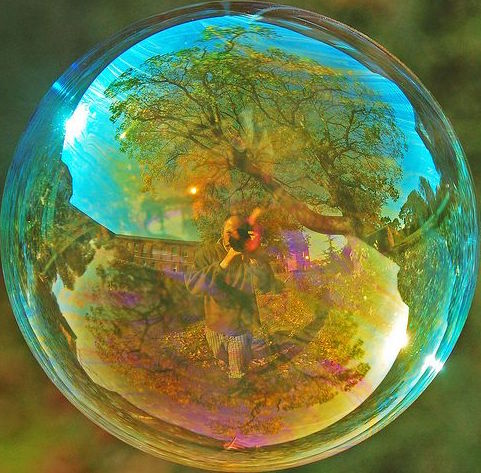
#> input picture bubble.jpg, 481 x 473 px
$ python tracker_shitty.py ../bubble.jpg   (Python 2 division)
#> lines starting #> are read from the running program, lines starting #| are printed output that depends on the picture; long printed decimals are rounded
from __future__ import division
from PIL import Image
import numpy as np
import matplotlib.pyplot as p
from math import pi, cos, sin, sqrt
from scipy.optimize import fmin_bfgs
import matplotlib.cm as cm
from matplotlib.colors import Normalize
import sys
from scipy.signal import gaussian
import scipy.io
import matplotlib

EPS = 1e-10

learnRate = 1e-4

def isWhite(rgb):
    if rgb[0] == 255:
        if rgb[1] == 255:
            if rgb[2] == 255:
                return True

    return False

def findGreatestContiguousNonWhite(row):
    widthOfContig = 0
    widestContig = 0
    startIndex = None
    widestContigStartIndex = None

    for i, color in enumerate(row):
        if isWhite(color):
            widthOfContig = 0
            startIndex = None
        else:
            if startIndex == None:
                startIndex = i

            widthOfContig += 1
            if widthOfContig > widestContig:
                widestContig = widthOfContig
                widestContigStartIndex = startIndex

    return widestContigStartIndex, widestContig

def extractWidthsAndCenters(imgArray):

    centers = []
    widths = []

    for row in arr:
        startIndex, width = findGreatestContiguousNonWhite(row)

    # hack for crappily-filled-in images
        if startIndex == None:
            if len(centers) == 0:
                centers.append(-1)
                widths.append(-1)
            else:
                centers.append(centers[-1])
                widths.append(widths[-1])

        else:
            centers.append(startIndex + width/2)
            widths.append(width)

    # hack for crappily-filled-in images
    for i in range(len(centers)-1, -1, -1):
        if centers[i] == -1:
            centers[i] = centers[i+1]
            widths[i] = width[i+1]

        if widths[i] < 10:
            widths[i] = 10

    return centers, widths
# [6 lines of commented-out code are left out]

def widthToR(width):
    return 1./width

def centerToTheta(center):
    return center/imageWidth*pi/2

def average(l):
    return sum(l)/len(l)

# [22 lines left out: function computeAverageSpeed, not called in this run]

IMAGE_NAME = sys.argv[1]

img = Image.open(IMAGE_NAME)
#> img is the input picture: PIL image 481x473 RGB; mean R, G, B 110, 124.9, 72.6
arr = np.array(img)

imageHeight = arr.shape[0]
#> imageHeight = 473
imageWidth = arr.shape[1]
#> imageWidth = 481

centers, widths = extractWidthsAndCenters(IMAGE_NAME)
#> after the loop in extractWidthsAndCenters, `for row in arr:`: centers = 473 values, max 240.5 at index 0, min 197 at index 344, mean 239.4; widths = 473 values, max 481 at index 0, min 394 at index 344, mean 478.9
#> the loop in extractWidthsAndCenters, `for i in range(len(centers)-1, -1, -1):` made 473 passes
#> i on passes 1 to 3: 472, 471, 470

#x0 = np.array([centerToTheta(i) for i in centers] + \
#    [widthToR(i) for i in widths])

#x0 = np.array([pi/4]*imageHeight + [0.1]*imageHeight)

def computeAverageForwardAngularVelocity(listOfCenters):
    speedList = [listOfCenters[i+1] - listOfCenters[i] for i in \
        range(len(listOfCenters)-1)]

    forwardSpeedList = []
    for speed in speedList:
        if speed > 0:
            forwardSpeedList.append(speed)

    return average(forwardSpeedList)

def computeAverageBackwardAngularVelocity(listOfCenters):
    speedList = [listOfCenters[i+1] - listOfCenters[i] for i in \
        range(len(listOfCenters)-1)]

    backwardSpeedList = []
    for speed in speedList:
        if speed < 0:
            backwardSpeedList.append(-speed)

    return average(backwardSpeedList)

forwardSpeed = computeAverageForwardAngularVelocity(centers)
#> in computeAverageForwardAngularVelocity, `speedList = [listOfCenters[i+1] - listOfCenters[i] for i in \ range(le..`: speedList = 472 values, max 43.5 at index 344, min -43.5 at index 347, mean 0
#> after the loop in computeAverageForwardAngularVelocity, `for speed in speedList:`: forwardSpeedList = [40.5, 43, 43.5, 43.5, 28]
#> forwardSpeed = 39.7
backwardSpeed = computeAverageBackwardAngularVelocity(centers)
#> after the loop in computeAverageBackwardAngularVelocity, `for speed in speedList:`: backwardSpeedList = [40.5, 43, 43, 0.5, 43.5, 28]
#> backwardSpeed = 33.08

if forwardSpeed > backwardSpeed:
    fastestSpeed = "forward"
else:
    fastestSpeed = "backward"

if True:

    factorOfR = forwardSpeed / backwardSpeed
#> factorOfR = 1.2


    forwardR = 1.
    backwardR = 1./factorOfR
#> backwardR = 0.833
    #totalSpeed = 1. # the most magical of magic numbers!


    listOfR = []

    def speedToRConversion(speed):
        print forwardSpeed, backwardSpeed
        forwardRatio = (speed+backwardSpeed)/(forwardSpeed+backwardSpeed)
        print forwardRatio

        return forwardRatio * forwardR + (1-forwardRatio) * backwardR

    gaussianFilteredCenters = np.convolve(np.array(centers), gaussian(20, 10))
#> gaussianFilteredCenters = 492 values, max 4116.8 at index 19, min 153.2 at index 0, mean 3940.4
    speedListFromSmoothCenters = [gaussianFilteredCenters[i+1]- \
        gaussianFilteredCenters[i] for i in range(20, len(gaussianFilteredCenters)-20)]
#> speedListFromSmoothCenters = 452 values, max 40.03 at index 337, min -40.45 at index 323, mean 0

    speedList = [centers[i+1] - centers[i] for i in \
        range(len(centers)-1)]


    gaussianFiltered = np.convolve(np.array(speedList), gaussian(10, 5))
#> gaussianFiltered = 481 values, max 34.05 at index 357, min -41.11 at index 341, mean 7.39e-18

    timeArray = [i/24 for i in range(len(speedListFromSmoothCenters))]
#> timeArray = 452 values from 0 to 18.79
    speedArray = [i*24*pi/2/imageWidth/sum(gaussian(20, 10)) for i\
        in speedListFromSmoothCenters]
#> speedArray = 452 values, max 0.183 at index 337, min -0.185 at index 323, mean 0

    line1 = p.plot(timeArray, speedArray)
#> line1 = 1 item
#    matplotlib.rc('xtick', labelsize=100)
#    matplotlib.rc('ytick', labelsize=100)
    line2 = p.plot(timeArray, [0 for _ in timeArray])
#> line2 = 1 item
#    p.xlabel("Seconds")
#    p.ylabel("Radians per second")
    ax = p.gca()
    fig_size = p.rcParams["figure.figsize"]

    print fig_size

    fig_size[0] = 18
    fig_size[1] = 9

    print fig_size

    p.rcParams["figure.figsize"] = fig_size

    p.setp(line1, linewidth=8, color='r')
    p.setp(line2, linewidth=8, color='k')
    for item in ([ax.title, ax.xaxis.label, ax.yaxis.label] +
                 ax.get_xticklabels() + ax.get_yticklabels()):
        item.set_fontsize(25)
    ax.set_xlim([0, 33])

    scipy.io.savemat("dthetadt.mat", mdict={"thetas": speedArray})

    p.savefig("dthetadt.eps", format="eps")
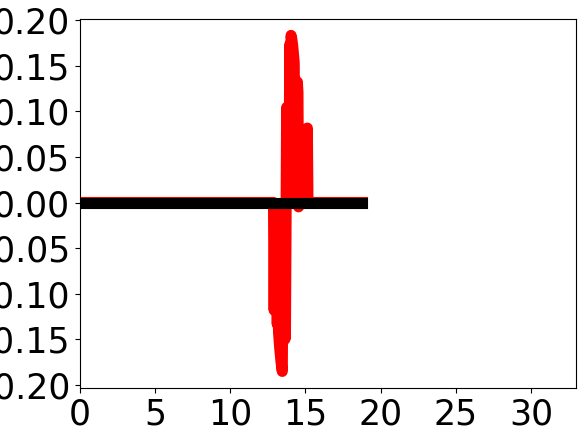
#> figure drawn by matplotlib, 1 panel; curve peaks at x = 14.04, y = 0.183
    p.show()

    smoothedSpeeds = [average(speedList[i:min(i+10, len(speedList))]) for i in
        range(len(speedList))]
#> smoothedSpeeds = 472 values, max 4.35 at index 344, min -4.35 at index 334, mean 3.76e-18

    listOfThetaR = []
    for i in range(len(centers)-1):
        theta = centers[i]*pi/2/imageWidth
        r = speedToRConversion(smoothedSpeeds[i])
        listOfThetaR.append((theta, r))
#> this loop made 472 passes
#> (printed output is left out)
#> after the loop, listOfThetaR = 472 pairs, first value 0.643 to 0.785, second value 0.899 to 0.919


#print smoothedSpeeds
if False:
    listOfThetaR = [(pi/4, 2.)]
    listOfR = []
    EPS = 0.001
    totalSpeed = 2.5
    for i in range(len(centers)-1):
        angularVelocity = centers[i+1] - centers[i]
        theta = listOfThetaR[-1][0]
        r = listOfThetaR[-1][1]
        print r
        listOfR.append(r)

        if fastestSpeed == "forward":
            forwardness = 1
        else:
            forwardness = -1

        print angularVelocity

    #print fastestSpeed
        if angularVelocity >= 0:
            if totalSpeed**2>(r*angularVelocity)**2:
                listOfThetaR.append((theta + angularVelocity*(pi/2)/imageWidth, \
                    r + EPS*forwardness*sqrt(totalSpeed**2 - (r*angularVelocity)**2)))

            else:
                listOfThetaR.append((theta + angularVelocity*(pi/2)/imageWidth, r))

        if angularVelocity < 0:
            if totalSpeed**2>(r*angularVelocity)**2:
                listOfThetaR.append((theta + angularVelocity*(pi/2)/imageWidth, \
                    r - EPS*forwardness*sqrt(totalSpeed**2 - (r*angularVelocity)**2)))

            else:
                listOfThetaR.append((theta + angularVelocity*(pi/2)/imageWidth, r))


R_WIDTH_PENALTY = 0.#0.01
CENTER_THETA_PENALTY = 1e-4
ACCEL_PENALTY = 1e3#50.
SPEED_PENALTY = 1000.#0.1

#print factorOfR

# [196 lines left out: functions getSpeedPenalty, getAccelPenalty, varySpeedPenaltyWithAndWithoutEps, varyAccelPenaltyWithAndWithoutEps, penaltyFunc, penaltyFuncPrime, not called in this run]

# [16 lines of commented-out code are left out]

prism = cm.get_cmap(name="gist_rainbow")
norm = Normalize(0, imageHeight)
scalarMappable = cm.ScalarMappable(norm=norm, cmap=prism)

counter = 0

for i in range(len(listOfThetaR[:-1])):
    currentX = listOfThetaR[i][1]*cos(listOfThetaR[i][0])
    currentY = listOfThetaR[i][1]*sin(listOfThetaR[i][0])

    nextX = listOfThetaR[i+1][1]*cos(listOfThetaR[i+1][0])
    nextY = listOfThetaR[i+1][1]*sin(listOfThetaR[i+1][0])

    p.plot([currentX, nextX], [currentY, nextY], marker="o", \
        color=scalarMappable.to_rgba(counter))
    counter += 1
#> `#    callback = computeAverageSpeed, gtol=0)`:
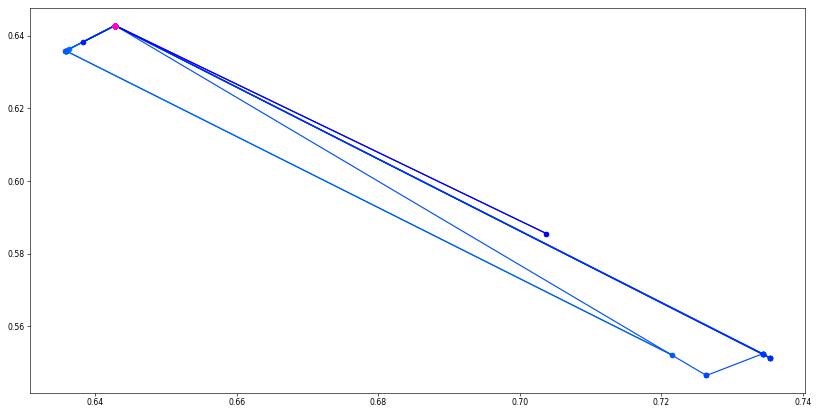
#> figure drawn by matplotlib, 1 panel

# [21 lines of commented-out code are left out]

$ run again, on flattened_right.png
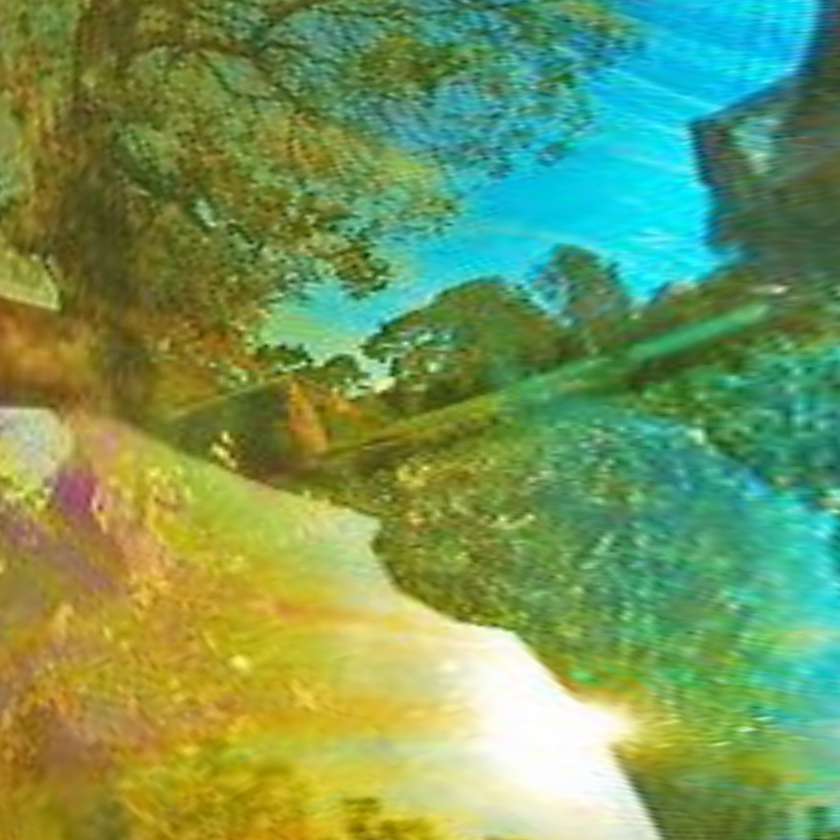
#> input picture flattened_right.png, 840 x 840 px, shrunk from 1570 x 1570 before the run
#> img is the input picture: PIL image 840x840 RGB; mean R, G, B 116.8, 152.3, 91.3
#> after the loop in extractWidthsAndCenters, `for row in arr:`: centers = 840 values, max 420 at index 0, min 268.5 at index 732, mean 418.9; widths = 840 values, max 840 at index 0, min 537 at index 732, mean 837.9
#> the loop in extractWidthsAndCenters, `for i in range(len(centers)-1, -1, -1):` made 840 passes
#> i on passes 1 to 3: 839, 838, 837
#> in computeAverageForwardAngularVelocity, `speedList = [listOfCenters[i+1] - listOfCenters[i] for i in \ range(le..`: speedList = 839 values, max 148.5 at index 736, min -150 at index 730, mean 0
#> after the loop in computeAverageForwardAngularVelocity, `for speed in speedList:`: forwardSpeedList = [1, 1, 1, 148.5]
#> forwardSpeed = 37.88
#> after the loop in computeAverageBackwardAngularVelocity, `for speed in speedList:`: backwardSpeedList = [150, 1.5]
#> backwardSpeed = 75.75
#> factorOfR = 0.5
#> backwardR = 2
#> gaussianFilteredCenters = 859 values, max 7189.4 at index 19, min 267.5 at index 0, mean 7012.4
#> speedListFromSmoothCenters = 819 values, max 135.7 at index 730, min -134.8 at index 715, mean 0
#> gaussianFiltered = 848 values, max 150.4 at index 741, min -149.2 at index 734, mean 0
#> timeArray = 819 values from 0 to 34.08
#> speedArray = 819 values, max 0.356 at index 730, min -0.353 at index 715, mean -2.71e-19
#> line1 = 1 item
#> `p.savefig("dthetadt.eps", format="eps")`:
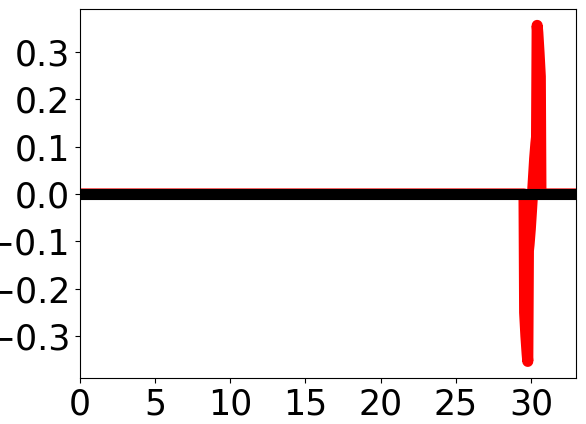
#> figure drawn by matplotlib, 1 panel; curve peaks at x = 30.42, y = 0.356
#> smoothedSpeeds = 839 values, max 15.15 at index 732, min -15.15 at index 722, mean 0
#> the loop `for i in range(len(centers)-1):` made 839 passes
#| 37.875 75.75
#| 0.6667
#| 37.875 75.75
#| 0.6667
#| 37.875 75.75
#| 0.6667
#> (further printed lines are left out)
#> after the loop `for i in range(len(centers)-1):`: listOfThetaR = 839 pairs, first value 0.502 to 0.785, second value 1.2 to 1.47
#> `#    callback = computeAverageSpeed, gtol=0)`:
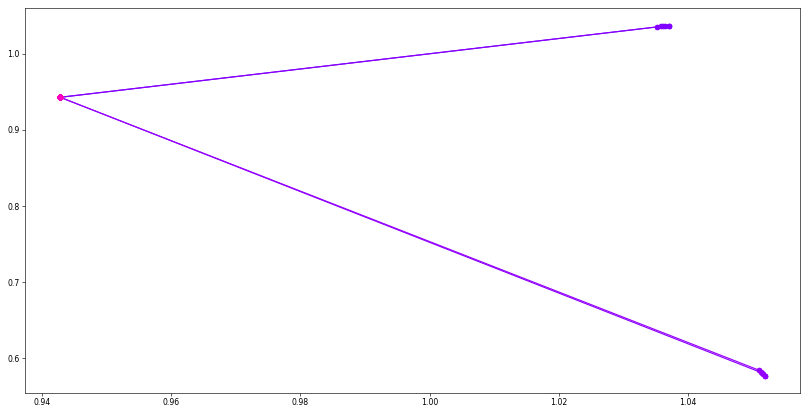
#> figure drawn by matplotlib, 1 panel
